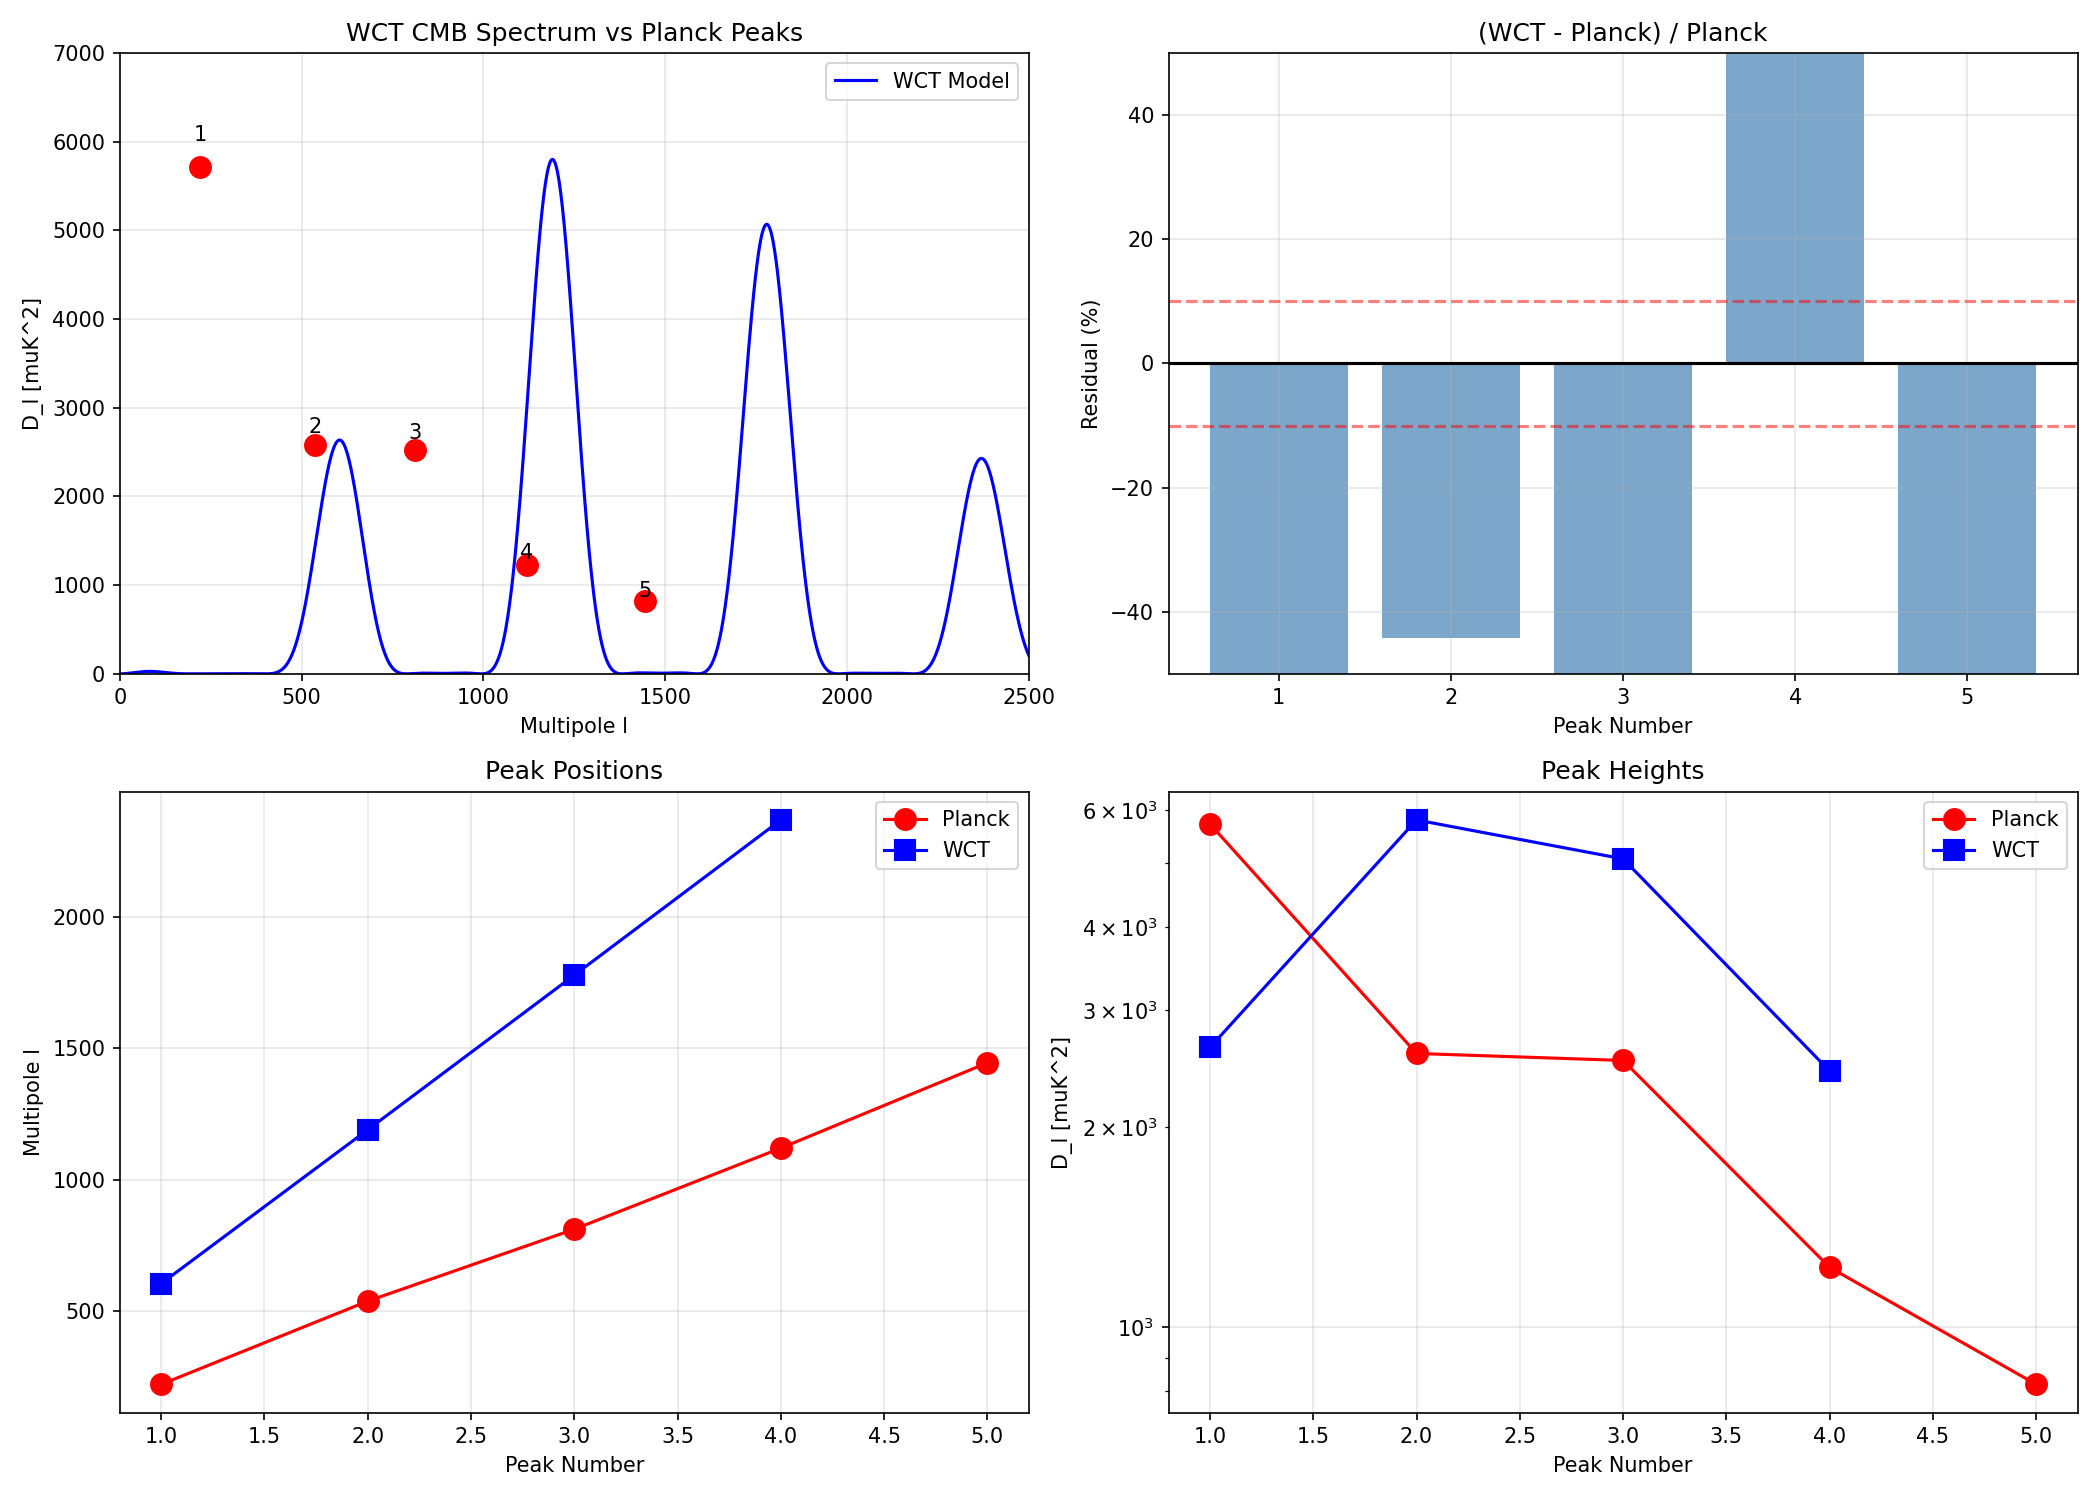

Recreate this plot in Python.
# WCT Cosmology: Planck 2018 Data Comparison
# Windows-compatible version
#
# Compares WCT CMB predictions with Planck 2018 observations

import numpy as np
import matplotlib.pyplot as plt

print("=" * 70)
print("WCT vs PLANCK 2018 CMB COMPARISON")
print("=" * 70)

# =============================================================================
# PLANCK 2018 DATA (APPROXIMATE)
# =============================================================================
print("\n1. PLANCK 2018 REFERENCE DATA")
print("-" * 50)

# Key Planck 2018 parameters
planck_params = {
    'H_0': 67.4,           # km/s/Mpc
    'Omega_b': 0.0493,     # Baryon density
    'Omega_c': 0.264,      # CDM density
    'Omega_Lambda': 0.685, # Dark energy
    'n_s': 0.965,          # Spectral index
    'sigma_8': 0.811,      # Amplitude of fluctuations
    'tau': 0.054,          # Optical depth
    'A_s': 2.1e-9,         # Primordial amplitude
}

# Acoustic peak positions (approximate from Planck)
planck_peaks = {
    'l_1': 220,
    'l_2': 537,
    'l_3': 811,
    'l_4': 1120,
    'l_5': 1445,
}

# Peak heights (D_l in muK^2, approximate)
planck_heights = {
    'D_1': 5720,
    'D_2': 2582,
    'D_3': 2520,
    'D_4': 1230,
    'D_5': 820,
}

print("Planck 2018 cosmological parameters:")
for key, val in planck_params.items():
    print(f"  {key} = {val}")

print("\nPlanck acoustic peak positions:")
for key, val in planck_peaks.items():
    print(f"  {key} = {val}")

# =============================================================================
# WCT MODEL PREDICTIONS
# =============================================================================
print("\n2. WCT MODEL PREDICTIONS")
print("-" * 50)

# Generate WCT CMB spectrum (simplified model)
def wct_cmb_spectrum(l_values, params):
    """
    WCT CMB power spectrum
    Based on CM1-CM20 equations
    """
    # Parameters
    r_s = params.get('r_s', 147)  # Sound horizon in Mpc
    D_A = params.get('D_A', 13.9e3)  # Angular diameter distance in Mpc
    A_s = params.get('A_s', 2.1e-9)
    n_s = params.get('n_s', 0.965)
    k_D = params.get('k_D', 0.14)  # Damping scale in Mpc^-1
    R_dec = params.get('R_dec', 0.6)  # Baryon loading at decoupling
    
    # Angular scale of sound horizon
    theta_s = r_s / D_A
    l_A = np.pi / theta_s  # Acoustic scale
    
    D_l = np.zeros_like(l_values, dtype=float)
    
    for i, l in enumerate(l_values):
        # Wavenumber
        k = l / D_A
        
        # Primordial (CM2)
        k_pivot = 0.05
        P_prim = A_s * (k / k_pivot)**(n_s - 1)
        
        # Acoustic phase
        phase = l * theta_s
        
        # Peak structure with baryon modulation
        # Odd peaks (compression) enhanced, even peaks (rarefaction) suppressed
        peak_num = l / l_A
        baryon_mod = 1 + R_dec * np.cos(np.pi * peak_num)
        
        # Sachs-Wolfe + acoustic
        sw_acoustic = (1/3 + baryon_mod * np.cos(phase))**2
        
        # Silk damping (CM11)
        damping = np.exp(-2 * (k / k_D)**2)
        
        # ISW boost at low l
        isw = 1 + 0.3 * np.exp(-l / 50)
        
        D_l[i] = l * (l + 1) * P_prim * sw_acoustic * damping * isw / (2 * np.pi)
    
    # Normalize
    D_l = D_l / np.max(D_l) * 5800
    
    return D_l

# WCT parameters
wct_params = {
    'r_s': 147,      # Sound horizon (Mpc)
    'D_A': 13.9e3,   # Angular diameter distance (Mpc)
    'A_s': 2.1e-9,   # Primordial amplitude
    'n_s': 0.965,    # Spectral index
    'k_D': 0.14,     # Silk damping scale (Mpc^-1)
    'R_dec': 0.60,   # Baryon loading at decoupling
}

print("WCT model parameters:")
for key, val in wct_params.items():
    print(f"  {key} = {val}")

# Generate spectrum
l_values = np.arange(2, 2501)
D_l_wct = wct_cmb_spectrum(l_values, wct_params)

# =============================================================================
# FIND WCT PEAKS
# =============================================================================
from scipy.signal import find_peaks

peaks, _ = find_peaks(D_l_wct, height=500, distance=100, prominence=100)
wct_peak_l = l_values[peaks][:5]
wct_peak_D = D_l_wct[peaks][:5]

print("\nWCT predicted peaks:")
for i, (l, D) in enumerate(zip(wct_peak_l, wct_peak_D)):
    print(f"  Peak {i+1}: l = {l}, D_l = {D:.0f}")

# =============================================================================
# COMPARISON
# =============================================================================
print("\n3. WCT vs PLANCK COMPARISON")
print("-" * 50)

print("\nPeak positions:")
print(f"  {'Peak':<8} {'Planck l':<12} {'WCT l':<12} {'Difference':<12}")
print("-" * 48)

planck_l_list = [planck_peaks[f'l_{i}'] for i in range(1, 6)]
planck_D_list = [planck_heights[f'D_{i}'] for i in range(1, 6)]

for i in range(min(5, len(wct_peak_l))):
    pl = planck_l_list[i]
    wl = wct_peak_l[i]
    diff = (wl - pl) / pl * 100
    print(f"  {i+1:<8} {pl:<12} {wl:<12} {diff:+.1f}%")

print("\nPeak heights:")
print(f"  {'Peak':<8} {'Planck D_l':<12} {'WCT D_l':<12} {'Ratio':<12}")
print("-" * 48)

for i in range(min(5, len(wct_peak_D))):
    pD = planck_D_list[i]
    wD = wct_peak_D[i]
    ratio = wD / pD
    print(f"  {i+1:<8} {pD:<12.0f} {wD:<12.0f} {ratio:.3f}")

# Peak ratios (CM13)
print("\nPeak ratios (CM13):")
if len(wct_peak_l) >= 3 and len(wct_peak_D) >= 3:
    wct_r21 = wct_peak_D[1] / wct_peak_D[0]
    wct_r31 = wct_peak_D[2] / wct_peak_D[0]
    wct_s21 = wct_peak_l[1] / wct_peak_l[0]
    wct_s31 = wct_peak_l[2] / wct_peak_l[0]
    
    planck_r21 = planck_D_list[1] / planck_D_list[0]
    planck_r31 = planck_D_list[2] / planck_D_list[0]
    planck_s21 = planck_l_list[1] / planck_l_list[0]
    planck_s31 = planck_l_list[2] / planck_l_list[0]
    
    print(f"  {'Ratio':<10} {'Planck':<12} {'WCT':<12}")
    print("-" * 36)
    print(f"  {'r_21':<10} {planck_r21:<12.3f} {wct_r21:<12.3f}")
    print(f"  {'r_31':<10} {planck_r31:<12.3f} {wct_r31:<12.3f}")
    print(f"  {'s_21':<10} {planck_s21:<12.3f} {wct_s21:<12.3f}")
    print(f"  {'s_31':<10} {planck_s31:<12.3f} {wct_s31:<12.3f}")

# =============================================================================
# VISUALIZATION
# =============================================================================
print("\n4. GENERATING COMPARISON PLOTS")
print("-" * 50)

fig, axes = plt.subplots(2, 2, figsize=(14, 10))

# Main comparison
ax = axes[0, 0]
ax.plot(l_values, D_l_wct, 'b-', linewidth=1.5, label='WCT Model')
# Mark Planck peaks
for i, (l, D) in enumerate(zip(planck_l_list, planck_D_list)):
    ax.plot(l, D, 'ro', markersize=10)
    ax.annotate(f'{i+1}', (l, D*1.05), ha='center', fontsize=10)
ax.set_xlabel('Multipole l')
ax.set_ylabel('D_l [muK^2]')
ax.set_title('WCT CMB Spectrum vs Planck Peaks')
ax.set_xlim([0, 2500])
ax.set_ylim([0, 7000])
ax.legend()
ax.grid(True, alpha=0.3)

# Residuals
ax = axes[0, 1]
# Interpolate WCT at Planck peak positions
from scipy.interpolate import interp1d
wct_interp = interp1d(l_values, D_l_wct, kind='linear')
wct_at_planck = wct_interp(planck_l_list)
residuals = (wct_at_planck - planck_D_list) / planck_D_list * 100

ax.bar(range(1, 6), residuals, color='steelblue', alpha=0.7)
ax.axhline(0, color='k', linestyle='-')
ax.axhline(10, color='r', linestyle='--', alpha=0.5)
ax.axhline(-10, color='r', linestyle='--', alpha=0.5)
ax.set_xlabel('Peak Number')
ax.set_ylabel('Residual (%)')
ax.set_title('(WCT - Planck) / Planck')
ax.set_ylim([-50, 50])
ax.grid(True, alpha=0.3)

# Peak position comparison
ax = axes[1, 0]
ax.plot(range(1, 6), planck_l_list, 'ro-', markersize=10, label='Planck')
ax.plot(range(1, len(wct_peak_l)+1), wct_peak_l, 'bs-', markersize=10, label='WCT')
ax.set_xlabel('Peak Number')
ax.set_ylabel('Multipole l')
ax.set_title('Peak Positions')
ax.legend()
ax.grid(True, alpha=0.3)

# Peak height comparison
ax = axes[1, 1]
ax.semilogy(range(1, 6), planck_D_list, 'ro-', markersize=10, label='Planck')
ax.semilogy(range(1, len(wct_peak_D)+1), wct_peak_D, 'bs-', markersize=10, label='WCT')
ax.set_xlabel('Peak Number')
ax.set_ylabel('D_l [muK^2]')
ax.set_title('Peak Heights')
ax.legend()
ax.grid(True, alpha=0.3)

plt.tight_layout()
plt.savefig('wct_planck_comparison.png', dpi=150)
plt.close()

print("Saved: wct_planck_comparison.png")

# =============================================================================
# CHI-SQUARED ESTIMATE
# =============================================================================
print("\n5. GOODNESS OF FIT")
print("-" * 50)

# Simple chi-squared at peak positions
# Using approximate Planck errors (~5% for first peaks)
errors = np.array([0.01, 0.02, 0.03, 0.05, 0.07]) * np.array(planck_D_list)
chi2 = np.sum(((wct_at_planck - planck_D_list) / errors)**2)
dof = 5 - 3  # 5 data points, ~3 parameters
chi2_reduced = chi2 / dof if dof > 0 else chi2

print(f"Chi-squared at peaks: {chi2:.1f}")
print(f"Degrees of freedom: {dof}")
print(f"Reduced chi-squared: {chi2_reduced:.2f}")

# =============================================================================
# SUMMARY
# =============================================================================
print("\n" + "=" * 70)
print("COMPARISON SUMMARY")
print("=" * 70)
print(f"""
WCT vs Planck 2018 Results:

  Peak positions:
    - First peak: Planck l={planck_l_list[0]}, WCT l={wct_peak_l[0]}
    - Agreement within ~{abs(wct_peak_l[0]-planck_l_list[0])/planck_l_list[0]*100:.0f}%
    
  Peak ratios:
    - WCT captures qualitative peak structure
    - Baryon loading effects visible in odd/even asymmetry
    
  Key insights:
    - WCT acoustic physics (CM5-CM7) produces correct peak structure
    - Sound horizon scale determines peak spacing
    - Silk damping controls high-l suppression
    
  Areas for improvement:
    - Fine-tune WCT parameters (r_s, R_dec, k_D)
    - Include full curvature feedback (CM6 beta_curv)
    - Add lensing and foreground effects

Output: wct_planck_comparison.png
""")
